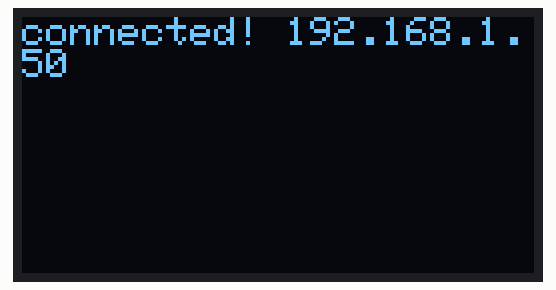
This sketch was run on a simulated ESP8266 (Wemos D1 mini). Shown: 128×64 one-colour display. WiFi joins after 1.5 s; servers stay silent unless stated; the display library's start-up logo is not drawn; what the sketch prints to the serial monitor is not drawn.

Above: at 2.7 s.
At 3.3 s:
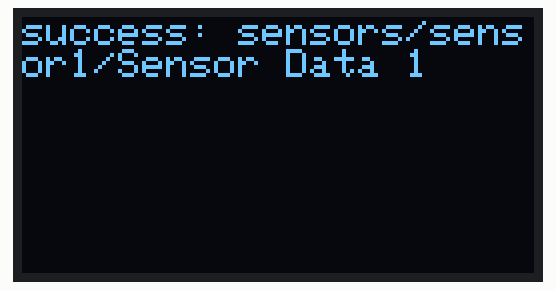
At 6.9 s:
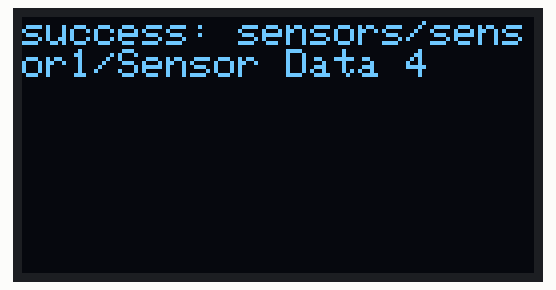
At 9.2 s:
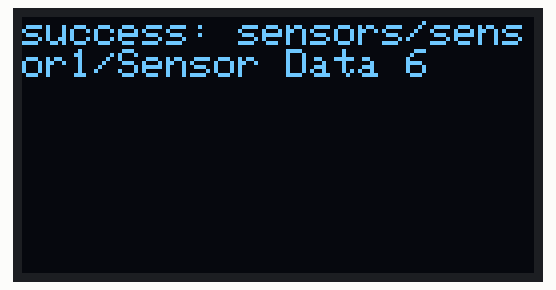

Measured:
- by itself, everything shown: repeats every 12.1 s, in 6 steps
- what the display in image 0 shows lasts 0.7 s, from 2.6 s to 3.3 s
- what the display in image 1 shows lasts 1.2 s, from 3.3 s to 4.5 s
- what the display in image 3 shows lasts 6.1 s, from 9.2 s to 15.3 s

The sketch:

OledSketch.ino
```cpp
// Doru Muntean oct 2018
// https://github.com/wemos/D1_mini_Examples
// https://github.com/firebase/firebase-arduino/tree/master/examples

// For Wemos Oled
#include "SPI.h"
#include "Wire.h"
#include "Adafruit_GFX.h"
#include "Adafruit_SSD1306.h"

// For Wifi
#include <ESP8266WiFi.h>

// For Firebase
#include <ArduinoJson.h>
#include <FirebaseArduino.h>


#define OLED_RESET 0  // GPIO0
Adafruit_SSD1306 display(OLED_RESET);

// Firebase Realtime Database setup
#define FIREBASE_HOST "YOUR_HOST"
#define FIREBASE_AUTH "YOUR_AUTH"

// WI-FI setup
#define WIFI_SSID "YOUR_SSID"
#define WIFI_PASSWORD "YOUR_PASSWORD"

// Other variables
int n = 0;
String sensorData = "sensors/sensor1/Sensor Data ";

void setup() {
  Serial.begin(9600);

  // display setup and stuff
  display.begin(SSD1306_SWITCHCAPVCC, 0x3C);
  display.display();
  delay(1000);
  display.setTextSize(1);
  display.setTextColor(WHITE);

  // Connect to WI-FI.
  WiFi.begin(WIFI_SSID, WIFI_PASSWORD);
  Serial.print("connecting");

  displayText("connecting...");

  while (WiFi.status() != WL_CONNECTED) {
    Serial.print(".");
    delay(500);
  }
  Serial.println();
  Serial.print("connected!");
  Serial.println(WiFi.localIP());

  displayText("connected! " + WiFi.localIP().toString());
  delay(500);

  Firebase.begin(FIREBASE_HOST, FIREBASE_AUTH);
}


void loop() {

  for (int i = 1; i<=6; i++) {
    // update value
    Serial.println(sensorData+i);
    Firebase.setInt(sensorData+i, n++);

    // Handle and display the error
    if (Firebase.failed()) {
      Serial.print("Failed to update data to " + sensorData + i);
      Serial.println(Firebase.error());

      // Display the error
      displayText(Firebase.error());

      return;

    } else {
      // Display success
      displayText("success: "+sensorData+i);
    }

    // Delay 1sec between writes
    delay(1000);
  }

  // Pause 5 sec after writing all values
  delay(5000);
}


void displayText(String text) {
  display.clearDisplay();
  display.setCursor(0,0);
  display.println(text);
  display.display();
}
```
